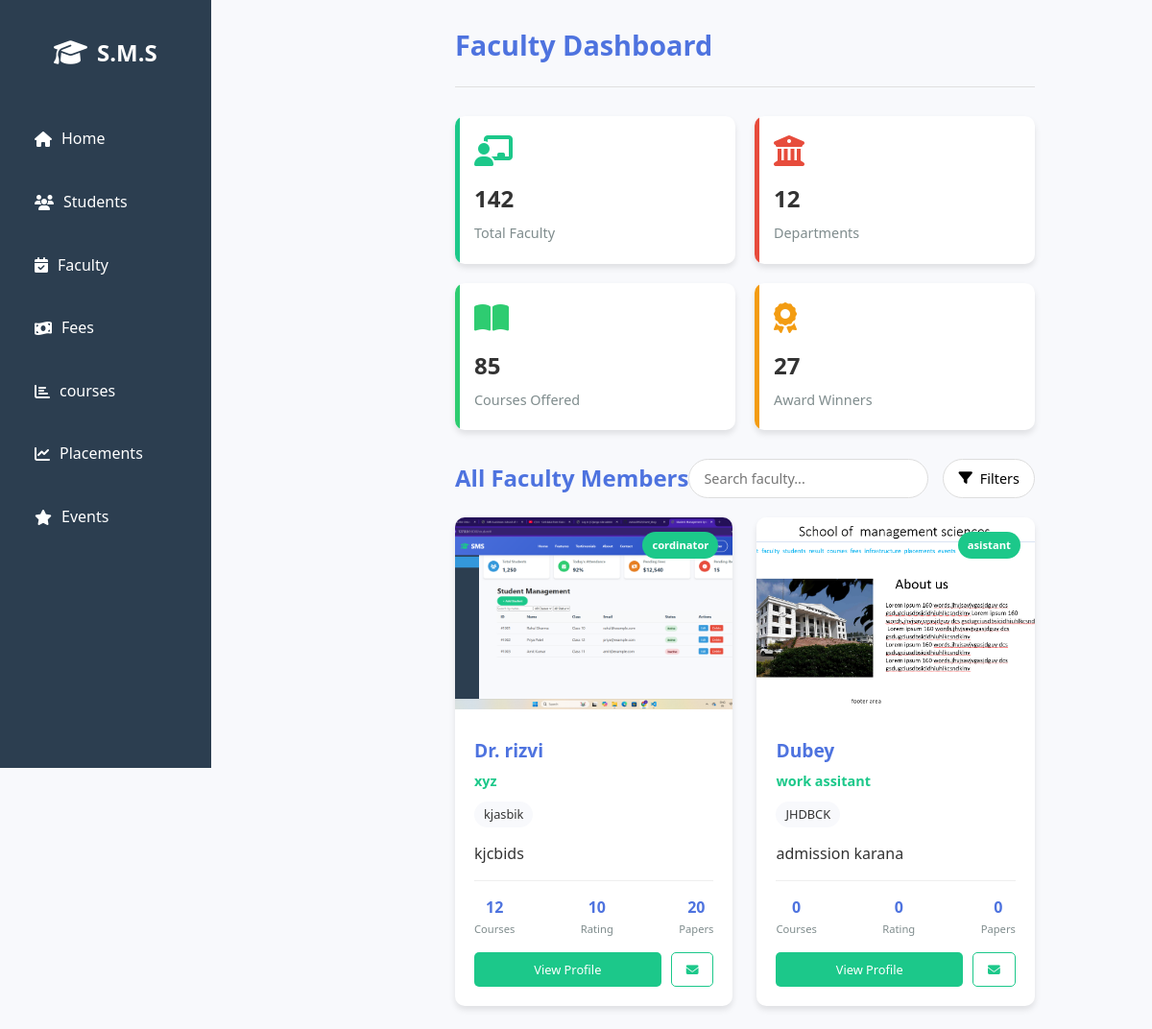
Screenshot of /faculty with the database file from the repository.
### faculty/models.py (models this page shows)
class faculty(models.Model):
    name=models.CharField(max_length=50,default=None)
    badge=models.CharField(max_length=10,default=None)
    title=models.CharField(max_length=50,default=None)
    img=models.ImageField()
    description=models.CharField(max_length=150,default=None)
    dept=models.CharField(max_length=30,default=None)
    courses=models.IntegerField(max_length=2,default=None)
    rating=models.IntegerField(default=None)
    paper=models.IntegerField(max_length=3,default=None)

### faculty/views.py (the view)
# urls.py: path("faculty",faculty_views.faculty_view,name="faculty"),
def faculty_view(request):
    return render(request, 'faculty.html',
    context={
        'Faculty':faculty.objects.all()
    }
    )

### templates/faculty.html (shortened to what this page needs)
<!DOCTYPE html>
<html lang="en">
<head>
    <link rel="stylesheet" href="https://cdnjs.cloudflare.com/ajax/libs/font-awesome/6.4.0/css/all.min.css">
</head>
<body>
    <div class="dashboard-container">
        {% include 'layout/sidebase.html' %}
        <div class="main-content">
            <div class="header">
                <h1>Faculty Dashboard</h1>
            </div>
            <div class="stats-container">
                <div class="stat-card">
                    <i class="fas fa-chalkboard-teacher"></i>
                    <h3>142</h3>
                    <p>Total Faculty</p>
                </div>
                <div class="stat-card">
                    <i class="fas fa-university"></i>
                    <h3>12</h3>
                    <p>Departments</p>
                </div>
                <div class="stat-card">
                    <i class="fas fa-book-open"></i>
                    <h3>85</h3>
                    <p>Courses Offered</p>
                </div>
                <div class="stat-card">
                    <i class="fas fa-award"></i>
                    <h3>27</h3>
                    <p>Award Winners</p>
                </div>
            </div>
            <div class="faculty-header">
                <h2>All Faculty Members</h2>
                <div class="search-filter">
                    <input type="text" class="search-box" placeholder="Search faculty...">
                    <button class="filter-btn">
                        <i class="fas fa-filter"></i>
                        Filters
                    </button>
                </div>
            </div>
            <div class="faculty-grid">
                 {% for data in Faculty %}
                 <div class="faculty-card">
                     <div class="faculty-badge">{{data.badge}}</div>
                     <img src="{{data.img}}" alt="{{data.name}}" class="faculty-img">
                     <div class="faculty-info">
                         <h3 class="faculty-name">{{data.name}}</h3>
                         <p class="faculty-title">{{data.title}}</p>
                         <span class="faculty-dept">{{data.dept}}</span>
                         <p>{{data.description}}
                        </p>
                        <div class="faculty-stats">
                            <div class="stat">
                                <div class="stat-value">{{data.courses}}</div>
                                <div class="stat-label">Courses</div>
                            </div>
                            <div class="stat">
                                <div class="stat-value">{{data.rating}}</div>
                                <div class="stat-label">Rating</div>
                            </div>
                            <div class="stat">
                                <div class="stat-value">{{data.paper}}</div>
                                <div class="stat-label">Papers</div>
                            </div>
                        </div>
                        <div class="faculty-actions">
                            <button class="action-btn profile-btn">View Profile</button>
                            <button class="action-btn message-btn"><i class="fas fa-envelope"></i></button>
                        </div>
                    </div>
                </div>
                {% endfor %}
            </div>
        </div>
    </div>
</body>
</html>

### templates/faculty.html (style rules this page uses)
:root { --primary: #2c3e50; --secondary: #3498db; --accent: #e74c3c; --light: #ecf0f1; --dark: #2c3e50; --success: #2ecc71; --warning: #f39c12; --info: #1abc9c; --card-shadow: 0 4px 6px rgba(0, 0, 0, 0.1); --transition: all 0.3s ease; }
* { margin: 0; padding: 0; box-sizing: border-box; font-family: 'Poppins', sans-serif; }
body { background-color: #f5f7fa; color: var(--dark); line-height: 1.6; }
.dashboard-container { display: grid; grid-template-columns: 250px 1fr; min-height: 100vh; }
.main-content { padding: 20px; }
.header { display: flex; justify-content: space-between; align-items: center; margin-bottom: 30px; padding-bottom: 20px; border-bottom: 1px solid #e0e0e0; }
.header h1 { font-size: 1.8rem; color: var(--primary); }
.stats-container { display: grid; grid-template-columns: repeat(auto-fit, minmax(200px, 1fr)); gap: 20px; margin-bottom: 30px; }
.stat-card { background: white; border-radius: 10px; padding: 20px; box-shadow: var(--card-shadow); transition: var(--transition); position: relative; overflow: hidden; }
.stat-card i { font-size: 2rem; margin-bottom: 15px; color: var(--secondary); }
.stat-card h3 { font-size: 1.5rem; margin-bottom: 5px; }
.stat-card p { color: #7f8c8d; font-size: 0.9rem; }
.stat-card::after { content: ''; position: absolute; top: 0; left: 0; width: 5px; height: 100%; background: var(--secondary); }
.stat-card:nth-child(2) i { color: var(--accent); }
.stat-card:nth-child(2)::after { background: var(--accent); }
.stat-card:nth-child(3) i { color: var(--success); }
.stat-card:nth-child(3)::after { background: var(--success); }
.stat-card:nth-child(4) i { color: var(--warning); }
.stat-card:nth-child(4)::after { background: var(--warning); }
.faculty-header { display: flex; justify-content: space-between; align-items: center; margin: 30px 0 20px; }
.faculty-header h2 { font-size: 1.5rem; color: var(--primary); }
.search-filter { display: flex; gap: 15px; }
.search-box { padding: 10px 15px; border: 1px solid #ddd; border-radius: 30px; width: 250px; font-size: 0.9rem; }
.filter-btn { background: white; border: 1px solid #ddd; padding: 10px 15px; border-radius: 30px; cursor: pointer; display: flex; align-items: center; gap: 8px; font-size: 0.9rem; transition: var(--transition); }
.faculty-grid { display: grid; grid-template-columns: repeat(auto-fill, minmax(280px, 1fr)); gap: 25px; }
.faculty-card { background: white; border-radius: 10px; overflow: hidden; box-shadow: var(--card-shadow); transition: var(--transition); position: relative; }
.faculty-img { width: 100%; height: 200px; object-fit: cover; }
.faculty-badge { position: absolute; top: 15px; right: 15px; background: var(--secondary); color: white; padding: 5px 10px; border-radius: 20px; font-size: 0.7rem; font-weight: bold; }
.faculty-info { padding: 20px; }
.faculty-name { font-size: 1.2rem; margin-bottom: 5px; color: var(--primary); }
.faculty-title { color: var(--secondary); font-weight: 600; font-size: 0.9rem; margin-bottom: 10px; }
.faculty-dept { display: inline-block; background: var(--light); padding: 3px 10px; border-radius: 20px; font-size: 0.8rem; margin-bottom: 15px; }
.faculty-stats { display: flex; justify-content: space-between; margin-top: 15px; padding-top: 15px; border-top: 1px solid #eee; }
.stat { text-align: center; }
.stat-value { font-weight: bold; color: var(--primary); }
.stat-label { font-size: 0.7rem; color: #7f8c8d; }
.faculty-actions { display: flex; justify-content: space-between; margin-top: 15px; }
.action-btn { padding: 8px 15px; border-radius: 5px; font-size: 0.8rem; cursor: pointer; transition: var(--transition); border: none; }
.profile-btn { background: var(--secondary); color: white; flex-grow: 1; margin-right: 10px; }
.message-btn { background: white; border: 1px solid var(--secondary); color: var(--secondary); }

### templates/layout/sidebase.html (style rules this page uses)
:root { --primary: #4e73df; --secondary: #1cc88a; --dark: #5a5c69; --light: #f8f9fc; --sidebar-width: 200px; --compact-sidebar: 70px; --transition: all 0.3s ease; }
* { margin: 0; padding: 0; box-sizing: border-box; font-family: 'Segoe UI', Tahoma, Geneva, Verdana, sans-serif; }
body { background-color: var(--light); color: #333; line-height: 1.6; display: flex; min-height: 100vh; }
.main-content { flex: 1; margin-left: var(--sidebar-width); padding: 1.5rem; transition: var(--transition); }

### rows the page displays
faculty: badge "cordinator", img (picture), name "Dr. rizvi", title "xyz", dept "kjasbik", description "kjcbids", courses "12", rating "10", paper "20"
faculty: badge "asistant", img (picture), name "Dubey", title "work assitant", dept "JHDBCK", description "admission karana", courses "0", rating "0", paper "0"
